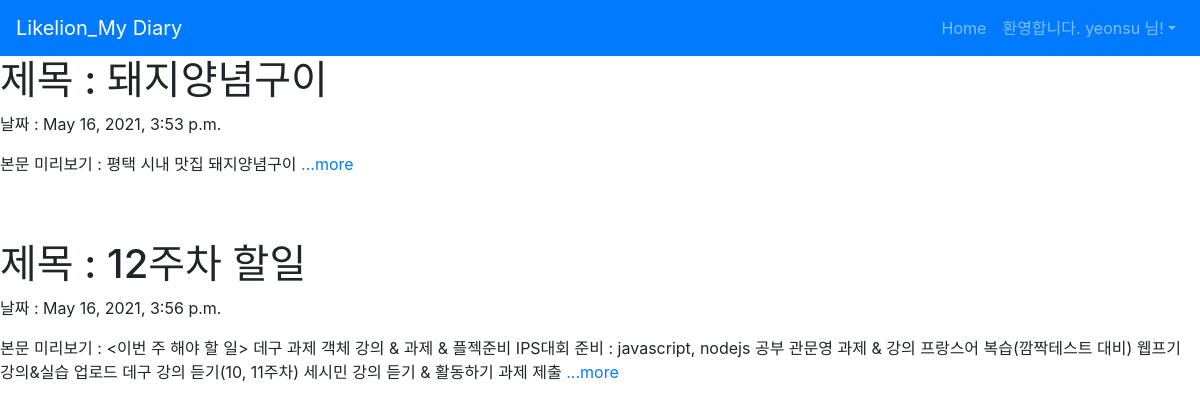
The app's page / (signed in) with its own data.
### diaryApp/models.py (models this page shows, shortened)
class Diary(models.Model):
    title = models.CharField(max_length=200)
    pub_date = models.DateTimeField('data published')
    body = models.TextField()

### diaryApp/views.py (the view)
# urls.py: 2. Add a URL to urlpatterns:  path('', views.home, name='home')
def home(request):
    diaries = Diary.objects
    return render(request, 'home.html', {'diaries' : diaries })

### diaryApp/templates/home.html (shortened to what this page needs)
{% extends 'base.html' %}
{% block content %}
{% for diary in diaries.all %}
    <h1> 제목 : {{diary.title}}</h1>
    <p> 날짜 : {{diary.pub_date}}</p>
    <p> 본문 미리보기 : {{diary.body}} <a href = "{%url 'detail' diary.id %}"> ...more</a></p>
{% endfor %}
{% endblock %}

### diaryProject/templates/base.html (shortened to what this page needs)
{% load bootstrap4 %}
{% bootstrap_css %}
<nav class="navbar navbar-expand-lg navbar-dark bg-primary">
    <a class="navbar-brand" href="{% url 'home' %}">Likelion_My Diary</a>
    <div class="collapse navbar-collapse" id="navbarNav">
        <ul class="navbar-nav ml-auto">
            <li class="nav-item">
                <a class="nav-item nav-link" href="{% url 'home' %}">Home</span></a>
            </li>
            {% if user.is_authenticated %}
            <li class="nav-item dropdown">
                <a class="nav-link dropdown-toggle" id="navbarDropdown" role="button" data-toggle="dropdown" aria-haspopup="true" aria-expanded="false">환영합니다. {{ user.username }} 님!</a>
            </li>
            {% endif %}
        </ul>
    </div>
</nav>
{% block content %}
{% endblock %}

### records on screen
Diary: title "돼지양념구이", pub_date "May 16, 2021, 3:53 p.m.", body "평택 시내 맛집 돼지양념구이"
Diary: title "12주차 할일", pub_date "May 16, 2021, 3:56 p.m.", body "<이번 주 해야 할 일> 데구 과제 객체 강의 & 과제 & 플젝준비 IPS대회 준비 : javascript, nodejs 공부 관문영 과제 & 강의 프랑스어 복습(깜짝테스트 대비) 웹프기 강의&실습 업로드 데구 강의 듣기(10, 11주차) 세시민 강의 듣기 & 활동하기 과제 제출"

### other values on screen
{{ user.username }} "yeonsu"
